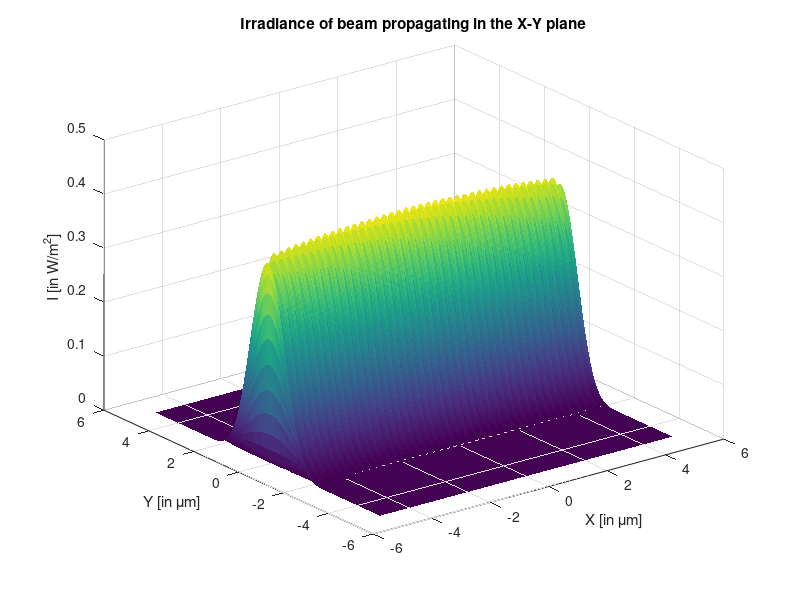

MATLAB code for this plot: (Note: this script raises an error after producing the figure.)
%MATLAB code to plot Electric Fields for ECE747 Q4,(c) and (d)

%defining all the constants
lambda = 500*10^(-9); %given wavelength of the plane wave
k=2*pi/lambda; %modulus of wave vector
sigma=k*sin(10*pi/180)/2;
ky_min=k*sin(-10*pi/180);
ky_max=k*sin(10*pi/180);

%calculating the wave vectors and amplitudes
ky_array=linspace(ky_min,ky_max,30);%ky is linearly distributed over 30 waves
kx_array=sqrt(k^2-ky_array.^2);%calculating corresponding kx
A=exp((-ky_array.^2)/(2*sigma^2));%wave amplitudes

[X,Y] = meshgrid(-5:0.01:5,-5:0.01:5); %X and Y defined from -5 to 5 micro-meters
E_net=zeros(size(X));%net electric field
for i = 1:1:30
    E_net=E_net+A(i)*cos(kx_array(i)*X*10^(-6)+ky_array(i)*Y*10^(-6));
end
%surf(X,Y,E_net, 'edgecolor', 'none')
%title('E-field propagating in the X-Y plane')
%xlabel('X [in \mum]') 
%ylabel('Y [in \mum]')
%zlabel('E [in V/m]')
%ax = gca;
%ax.FontSize = 30;

I=zeros(size(E_net));
I=0.5*3*(10^8)*(8.8542*(10^(-12)))*abs(E_net).^2;
surf(X,Y,I, 'edgecolor', 'none')
title('Irradiance of beam propagating in the X-Y plane')
xlabel('X [in \mum]') 
ylabel('Y [in \mum]')
zlabel('I [in W/m^2]')
ax = gca;
ax.FontSize = 30;
